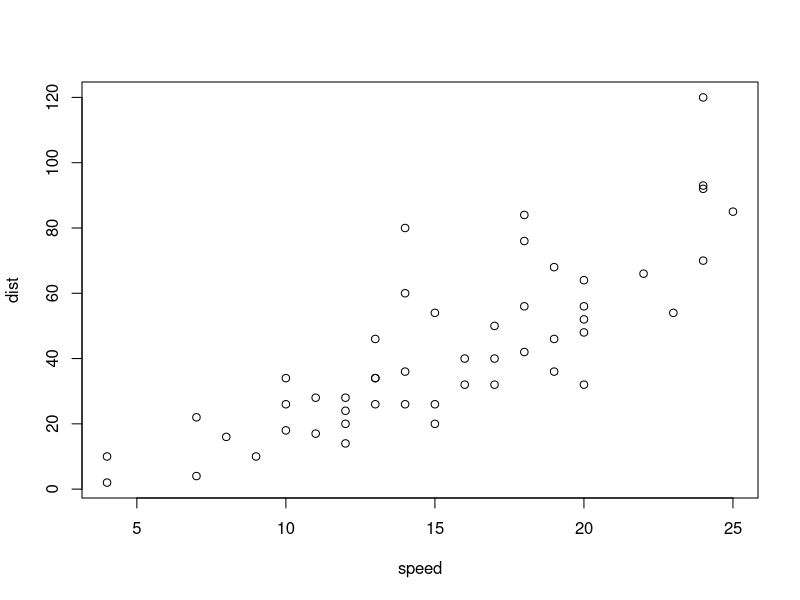
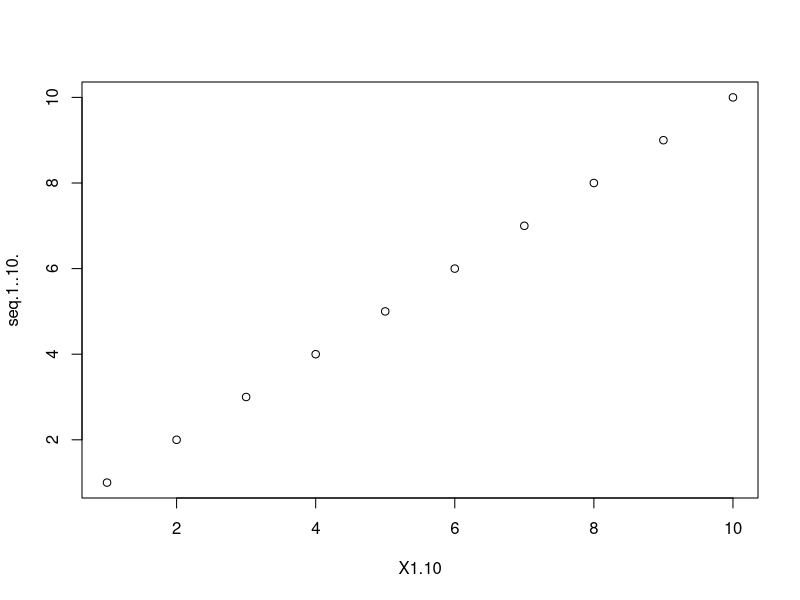

Write R code to recreate these figures, in order.
## ---- chunk 1
summary(cars)
plot(cars)

data = data.frame(1:10, seq(1, 10))
plot(data)
